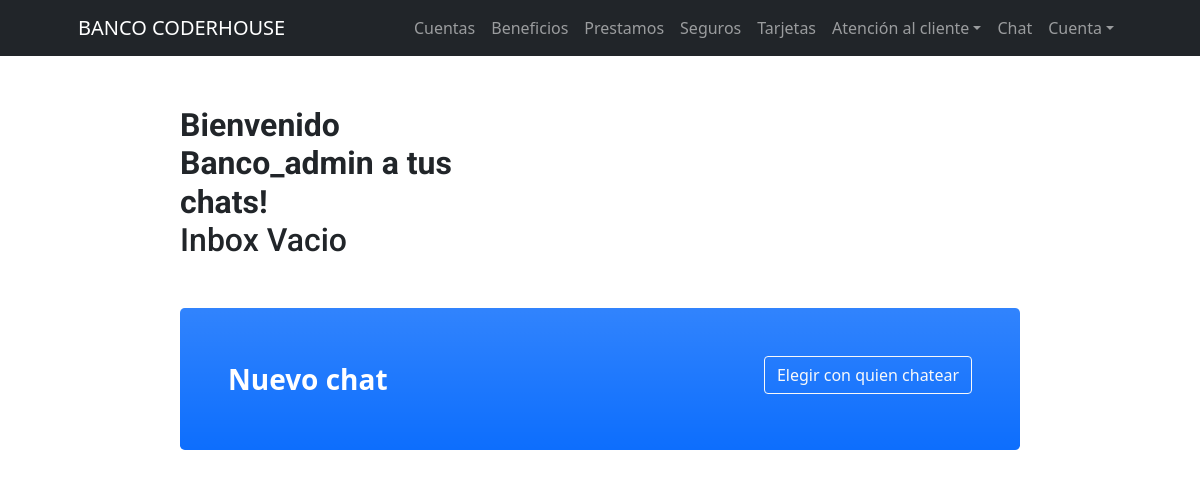
/Chat/inbox/ (signed in), run on an earlier commit of the app's database.
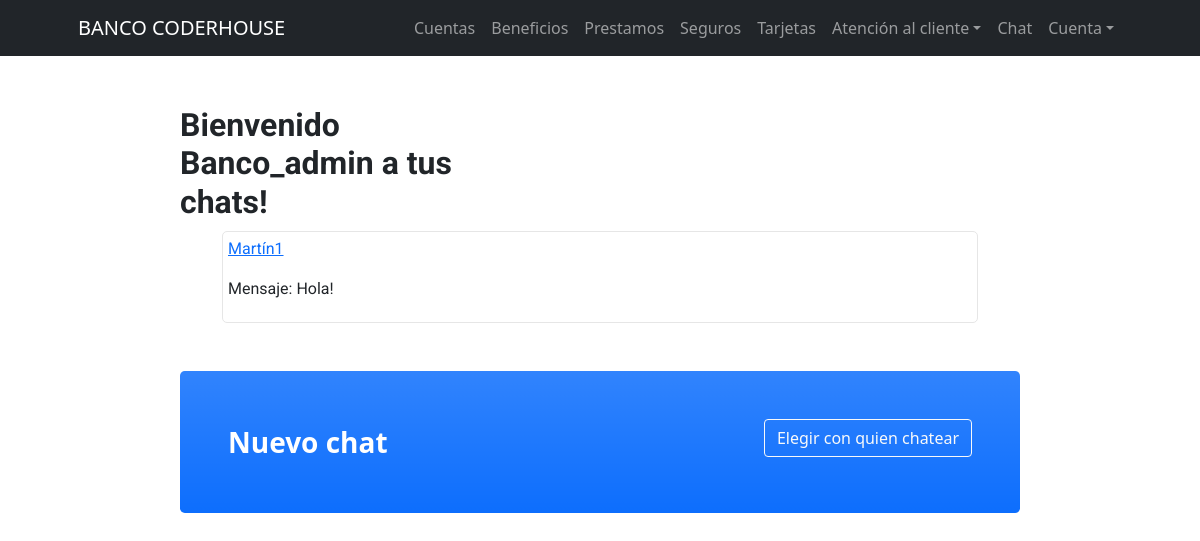
And on a later commit of the database.
### Chat/models.py (models this page shows)
class Model_base(models.Model):
    id = models.UUIDField(default = uuid.uuid4, primary_key = True, db_index = True, editable = False)
    tiempo = models.DateTimeField(auto_now_add = True)
    actualizar = models.DateTimeField(auto_now = True)
    class Meta:
        abstract = True

class Canal_usuario(Model_base):
    canal = models.ForeignKey("Canal", null = True, on_delete = models.SET_NULL)
    usuario = models.ForeignKey(User, on_delete = models.CASCADE)

class Canal(Model_base):
    usuarios = models.ManyToManyField(User, blank = True, through = Canal_usuario)
    objects = Canal_manager()

class Canal_mensaje(Model_base):
    canal = models.ForeignKey("Canal", on_delete = models.CASCADE)
    usuario = models.ForeignKey(User, on_delete = models.CASCADE)
    texto = models.TextField()

### Chat/views.py (the view)
# urls.py: path("inbox/", Inbox.as_view(), name = "inbox"),
class Inbox(View):
    def get(self, request):
        inbox = Canal.objects.filter(canal_usuario__usuario__in = [request.user.id])
        context = {
            "inbox": inbox
        }
        return render(request, 'inbox.html', context)

### Chat/models.py (called while the page is built)
    def get_queryset(self, *args, **kwargs):
        return Canal_query_set(self.model, using = self._db)

### App_1/templates/inbox.html (shortened to what this page needs)
{% extends "padre_chat.html" %}
{% load static %}
{% block barra_menu %}
<div class="collapse navbar-collapse" id="navbarSupportedContent">
    <ul class="navbar-nav ms-auto mb-2 mb-lg-0">
        <li class="nav-item"><a class="nav-link" href="{% url 'cuentas' %}">Cuentas</a></li>
        <li class="nav-item"><a class="nav-link" href="{% url 'beneficios' %}">Beneficios</a></li>
        <li class="nav-item"><a class="nav-link" href="{% url 'prestamos' %}">Prestamos</a></li>
        <li class="nav-item"><a class="nav-link" href="{% url 'seguros' %}">Seguros</a></li>
        <li class="nav-item"><a class="nav-link" href="{% url 'tarjetas' %}">Tarjetas</a></li>
        <li class="nav-item dropdown">
            <a class="nav-link dropdown-toggle" id="navbarDropdownBlog" href="#" role="button" data-bs-toggle="dropdown" aria-expanded="false">Atención al cliente</a>
        </li>
        <li class="nav-item"><a class="nav-link" href="{% url 'inbox' %}">Chat</a></li>
        <li class="nav-item dropdown">
            <a class="nav-link dropdown-toggle" id="navbarDropdownPortfolio" href="#" role="button" data-bs-toggle="dropdown" aria-expanded="false">Cuenta</a>
        </li>
    </ul>
{% endblock %}
{% block body %}
{% if user.is_authenticated %}
<div class="col-lg-4 mb-5 mb-lg-0"><h2 class="fw-bolder mb-0">Bienvenido {{user}} a tus chats!</h2></div>
{% for inbox in inbox %}
<div class = "div_inbox">
    {% for second_user in inbox.canal_usuario_set.all %}
        {% if second_user.usuario == request.user %}
        {% else %}
            <a href="{% url 'Detail_mensajes' second_user.usuario.username %}">
                <p>
                    {{second_user.usuario}}
                </p>
            </a>
        {% endif %}
    {% endfor %}
    {% if inbox.canal_mensaje_set.count != 0 %}
    <div class = "div_ms_inbox">
        {% with ultimo_mensaje=inbox.canal_mensaje_set.last %}
        <p>
            Mensaje: {{ultimo_mensaje.texto}}
        </p>
        {% endwith %}
    </div>
    {% else %}
    <p>
        No hay mensajes con este usuario
    </p>
    {% endif %}
</div>
{% empty %}
<h2>
    Inbox Vacio
</h2>
{% endfor %}
<aside class="bg-primary bg-gradient rounded-3 p-4 p-sm-5 mt-5">
    <div class="d-flex align-items-center justify-content-between flex-column flex-xl-row text-center text-xl-start">
        <div class="mb-4 mb-xl-0">
            <div class="fs-3 fw-bold text-white">Nuevo chat</div>
        </div>
        <div class="ms-xl-4">
            <div class="input-group mb-2">
                <a class="btn btn-outline-light" href="{% url 'usuarios_chatear' %}" role="button">Elegir con quien chatear</a>
            </div>
        </div>
    </div>
</aside>
</div>
</main>
{% endif %}
{% endblock %}

What changed in the data, as far as the page shows it:
added Canal: canal_mensaje_set.last.texto "Hola!"
added Canal_usuario: usuario "Martín1"
Also different on the page:
text no longer shown: "Inbox Vacio"
